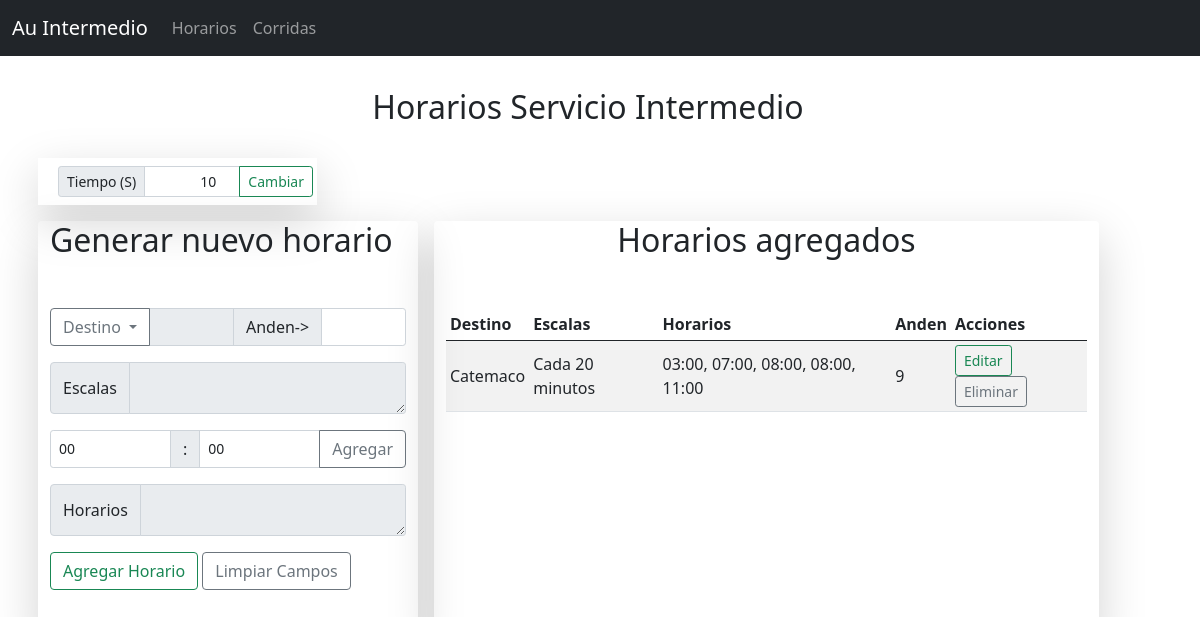
The app's page /horarios with its own data.
### app.py (models this page shows)
class Horarios(db.Model):
    __tablename__ = "horario"
    id = db.Column(db.Integer, primary_key = True)
    destino = db.Column(db.String(100), nullable = False)
    escala = db.Column(db.String, nullable = False)
    horario = db.Column(db.String, nullable = False)
    anden = db.Column(db.Integer, nullable = False)

### app.py (the view, shortened to what this page needs)
@app.route('/horarios', methods = ['GET', 'POST']) # pagina de Horarios
def horarios():
    return render_template('horarios.html', horarios = Horarios.query, corridas = Corrida.query)

### templates/horarios.html (shortened to what this page needs)
{% extends 'base.html' %}
    {% block hide %}
    {% for i in corridas %}
        <label class="none" id="data{{i.id}}">{{i.escala}}</label><br>
     {% endfor %}
     {% endblock %}
    {% block content %}
      <div class="row justify-content-center mb-3">
        <h2 class=" d-flex justify-content-center title">Horarios Servicio Intermedio</h2>
      </div>
      <div class="row">
        <div class="col-3 bg-transparent shadow-lg m-2">
          <form action="/time" method="post">
            <div class="input-group input-group-sm m-2">
              <span class="input-group-text" id="inputGroup-sizing-sm">Tiempo (S)</span>
              <input type="number" class="form-control text-end" name="time" value="10" required>
              <button class="btn btn-outline-success" type="submit">Cambiar</button>
            </div>
          </form>
        </div>
      </div>
      <div class="formcontent col-md-12 col-ms-12 col-lg-4 m-2 rounded-2 shadow-lg bg-transparent">
        <h2 class="mb-5">Generar nuevo horario</h2>
        <form class="mb-5" action="/horarios" method="post">
        <div class="input-group mb-3">
          <button class="btn btn-outline-secondary dropdown-toggle" type="button" data-bs-toggle="dropdown" aria-expanded="false">
            Destino
          </button>
          <input type="text" id="destino"name="destino" class="form-control form-control-sm" aria-label="Text input with dropdown button" readonly>
          <span class="input-group-text">Anden-></span>
          <input type="number" id="anden" name="anden" class="form-control form-control-sm">
        </div>
      <div class="input-group mb-3">
        <span class="input-group-text">Escalas</span>
        <textarea class="form-control form-control-sm" placeholder="" id="escala" name="escala" readonly></textarea>
      </div>
      <div class="input-group mb-3">
        <select name="hora" id="hora" class="form-control form-control-sm">
           <option value = "00"> 00 </option>
        </select>
        <span class="input-group-text"> : </span>
        <select name="minuto" id="minuto" class="form-control form-control-sm">
          <option value="00">00</option>
        </select>
        <button class="btn btn-outline-secondary" onclick="add_hora()" type="button">Agregar</button>
      </div>
      <div class="input-group mb-3">
        <span class="input-group-text">Horarios</span>
        <textarea class="form-control form-control-sm" placeholder="" id="horarios" name="horarios" readonly></textarea>
      </div>
      <button class="btn btn-outline-success" type="submit">Agregar Horario</button>
      <button class="btn btn-outline-secondary" onclick="reset()" type="button">Limpiar Campos</button>
      </form>
      </div>
      <div class="tablecontent col-md-12 col-sm-12 col-lg-7 rounded-2 m-2 shadow-lg bg-transparent">
          <h2 class="mb-5 text-center">Horarios agregados</h2>
          <table class="table table-sm table-striped align-middle">
            <thead>
              <tr>
                <th>Destino</th>
                <th>Escalas</th>
                <th>Horarios</th>
                <th>Anden</th>
                <th>Acciones</th>
              </tr>
            </thead>
            <tbody>
              {% for i in horarios%}
              <tr>
                <td>{{i.destino}}</td>
                <td>{{i.escala}}</td>
                <td>{{i.horario}}</td>
                <td>{{i.anden}}</td>
                <td>
                  <a href="/modal/{{i.id}}" class="btn btn-sm btn-outline-success">Editar</a>
                  <a href="/delete/{{i.id}}" class=" btn btn-sm btn-outline-secondary">Eliminar</a>
                </td>
              </tr>
              {% endfor %}
            </tbody>
          </table>
      </div>
    {% endblock %}

### records on screen
Horarios: destino "Catemaco", escala "Cada 20 minutos", horario "03:00, 07:00, 08:00, 08:00, 11:00", anden "9"
